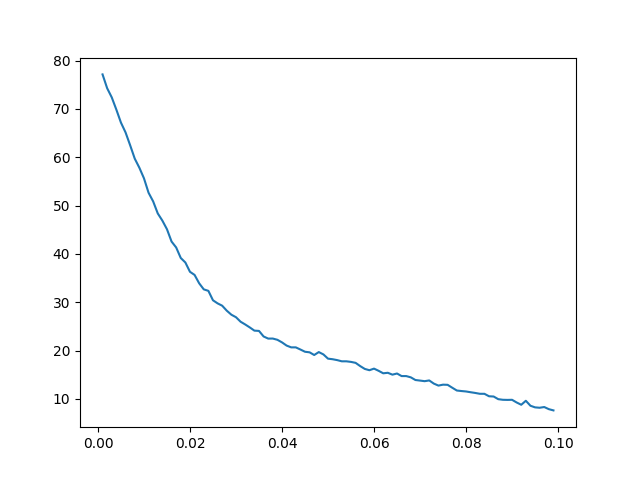

Recreate this plot in Python.
import matplotlib.pyplot as plt
import os
import numpy as np
mediums = []
mediums1 = []
mediums2 = []
files = []
files1 = []
files2 = []
for filename in sorted(os.listdir('attack_defense_before0.02')):
    if 'fgsm' in filename[1:5] and '2.5' in filename:
        print(filename[-8:-4])
        files.append(float(filename[-8:-4]))

        with open('attack_defense_before0.02/'+filename,'r') as f:
            for num,line in enumerate(f.readlines()):
                if num==11:
                    mediums.append(float(line.split(',')[1]))
    if 'fgsm' in filename[1:5] and '1' in filename[:6]:
        print(filename[-8:-4])
        files1.append(float(filename[-8:-4]))

        with open('attack_defense_before0.02/'+filename,'r') as f:
            for num,line in enumerate(f.readlines()):
                if num==11:
                    mediums1.append(float(line.split(',')[1]))
print(mediums)
plt.plot(files,mediums)
plt.plot(files1,mediums1)

plt.show()
# plt.savefig('process.png')


            
